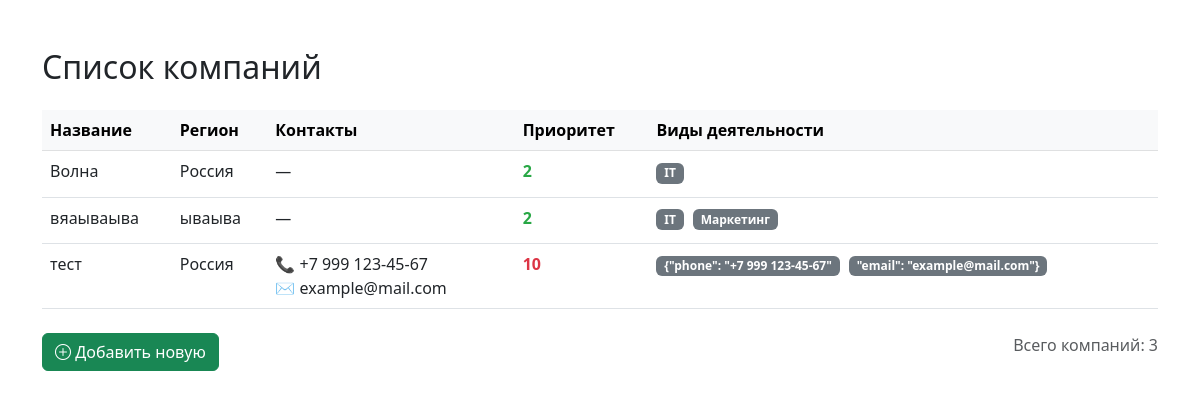
The app's page /companies/, older data.
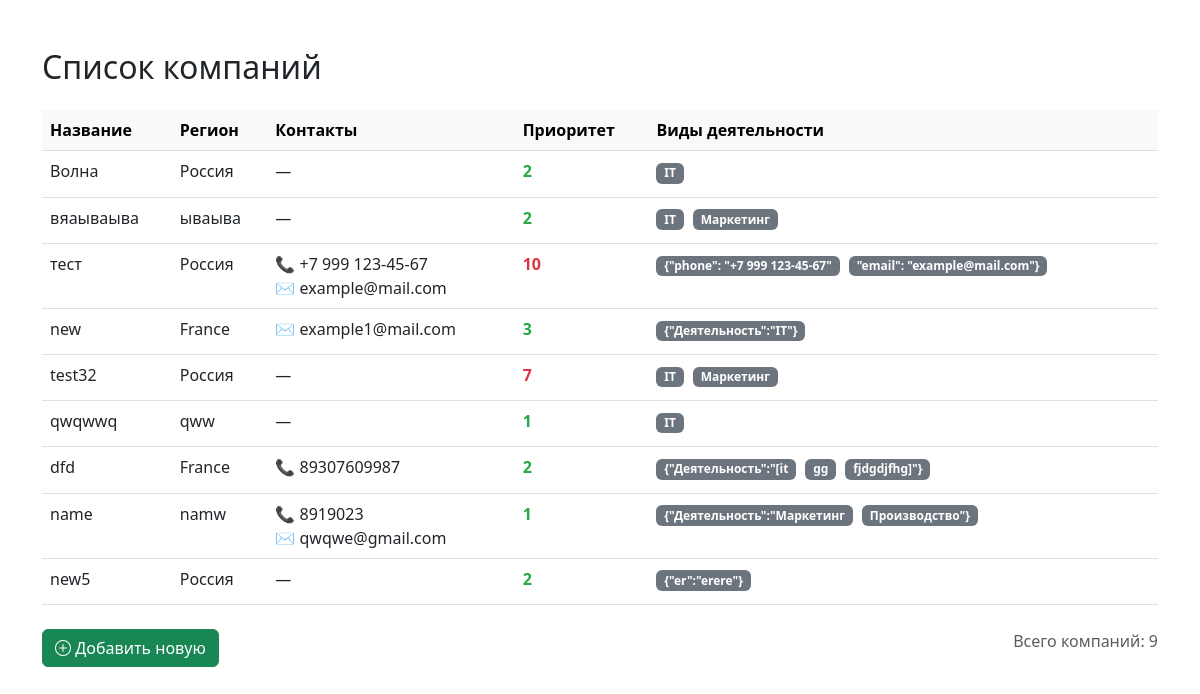
The same page, newer data.
### newapp/models.py (models this page shows, shortened)
class Company(models.Model):
    name = models.CharField("Название", max_length=255)
    region = models.CharField("Регион", max_length=100)
    priority = models.IntegerField("Приоритет", default=0)
    contacts = models.JSONField(default=dict)
    activity_themes = models.JSONField(default=list)

### newapp/views.py (the view)
# urls.py: path('companies/', views.company_list, name='company_list'),
def company_list(request):
    companies = Company.objects.all()
    return render(request, 'company_list.html', {'companies': companies})

### newapp/templates/company_list.html (shortened to what this page needs)
<!DOCTYPE html>
<html>
<head>
    <link href="https://cdn.jsdelivr.net/npm/bootstrap@5.3.0/dist/css/bootstrap.min.css" rel="stylesheet">
    {% load static %}
    <link rel="stylesheet" href="{% static 'company_list/styles.css' %}">
</head>
<body>
    <div class="container mt-5">
        <h2 class="mb-4">Список компаний</h2>
        <table class="table table-hover">
            <thead class="table-light">
                <tr>
                    <th>Название</th>
                    <th>Регион</th>
                    <th class="contacts-cell">Контакты</th>
                    <th>Приоритет</th>
                    <th>Виды деятельности</th>
                </tr>
            </thead>
            <tbody>
                {% for company in companies %}
                <tr>
                    <td>{{ company.name }}</td>
                    <td>{{ company.region }}</td>
                    <td>
                        {% if company.contacts.phone %}
                            📞 {{ company.contacts.phone }}<br>
                        {% endif %}
                        {% if company.contacts.email %}
                            ✉️ {{ company.contacts.email }}
                        {% endif %}
                        {% if not company.contacts.phone and not company.contacts.email %}
                            —
                        {% endif %}
                    </td>
                    <td>
                        {% if company.priority >= 7 %}
                            <span class="priority-high">{{ company.priority }}</span>
                        {% elif company.priority >= 4 %}
                            <span class="priority-medium">{{ company.priority }}</span>
                        {% else %}
                            <span class="priority-low">{{ company.priority }}</span>
                        {% endif %}
                    </td>
                    <td>
                        {% if company.activity_themes %}
                            {% for activity in company.activity_themes %}
                                <span class="badge bg-secondary activity-badge">{{ activity }}</span>
                            {% endfor %}
                        {% else %}
                            —
                        {% endif %}
                    </td>
                </tr>
                {% endfor %}
            </tbody>
        </table>
        <div class="d-flex justify-content-between mt-4">
            <a href="{% url 'company_create' %}" class="btn btn-success">
                <i class="bi bi-plus-circle"></i> Добавить новую
            </a>
            <div class="text-muted">
                Всего компаний: {{ companies|length }}
            </div>
        </div>
    </div>
    <link rel="stylesheet" href="https://cdn.jsdelivr.net/npm/bootstrap-icons@1.8.0/font/bootstrap-icons.css">
</body>
</html>

### newapp/static/company_list/styles.css (style rules this page uses)
.priority-high { color: #dc3545; font-weight: bold; }
.priority-low { color: #28a745; font-weight: bold; }
.activity-badge { margin-right: 5px; margin-bottom: 5px; }
.contacts-cell { min-width: 200px; }

Row changes from the older to the newer data that the page shows:
added Company: name "new", region "France", contacts.email "example1@mail.com", priority "3", activity_themes "{\"Деятельность\":\"IT\"}"
added Company: name "test32", region "Россия", priority "7", activity_themes "IT" "Маркетинг"
added Company: name "qwqwwq", region "qww", priority "1", activity_themes "IT"
added Company: name "dfd", region "France", contacts.phone "89307609987", priority "2", activity_themes "{\"Деятельность\":\"[it" "gg" "fjdgdjfhg]\"}"
added Company: name "name", region "namw", contacts.phone "8919023", contacts.email "qwqwe@gmail.com", priority "1", activity_themes "{\"Деятельность\":\"Маркетинг" "Производство\"}"
added Company: name "new5", region "Россия", priority "2", activity_themes "{\"er\":\"erere\"}"
Text that changed along with them:
{{ companies|length }}: "3" → "9"
